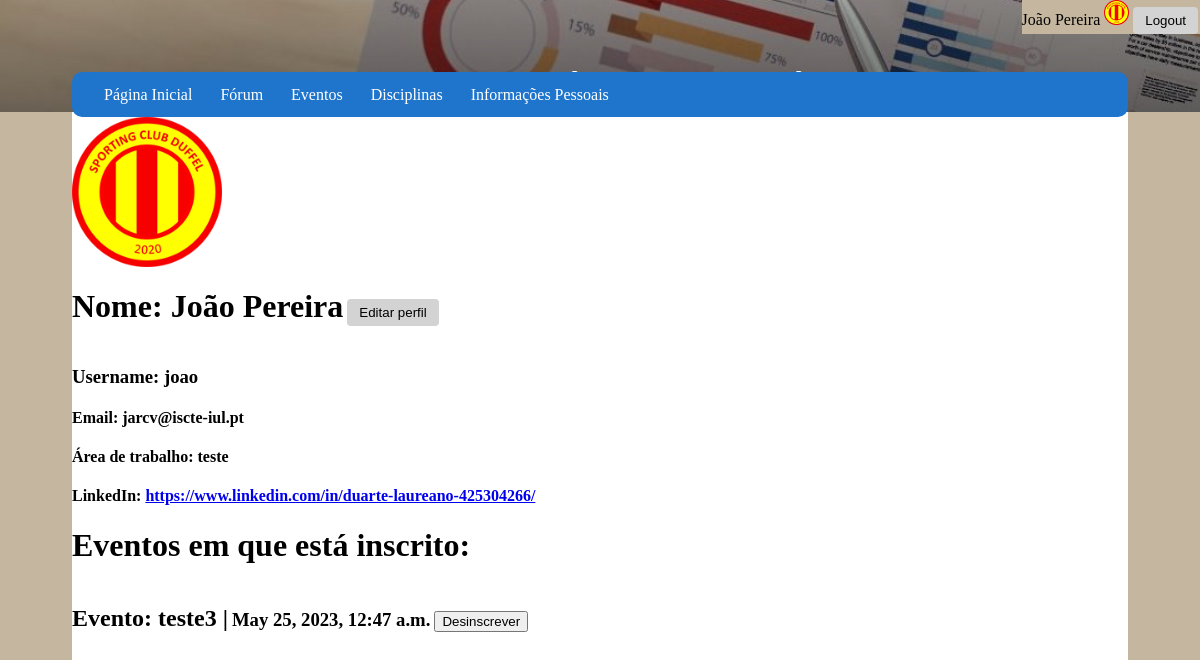
The app's page /sitemestrado/infopessoal (signed in), older data.
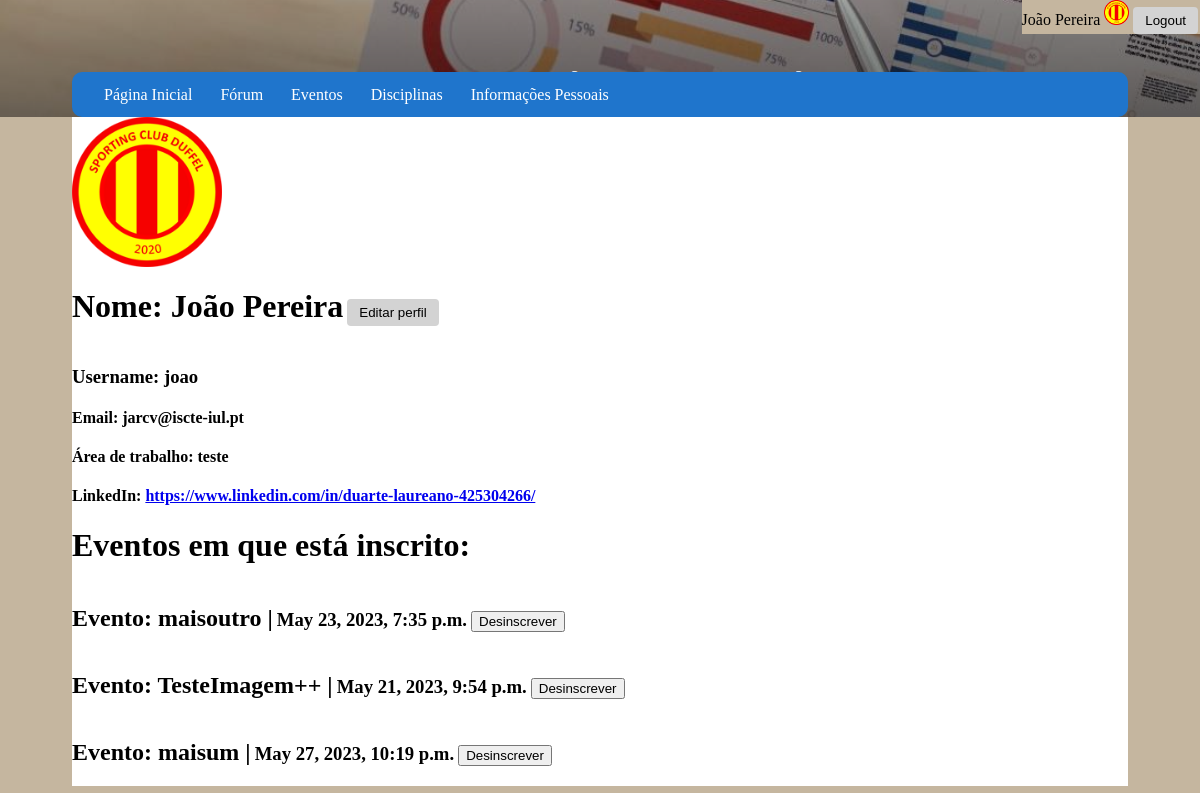
The same page, newer data.
### sitemestrado/models.py (models this page shows, shortened)
class Evento(models.Model):
    evento_nome = models.CharField(max_length=200)
    evento_conteudo = models.TextField()
    evento_data = models.DateTimeField()
    evento_local = models.CharField(max_length=200)
    evento_capa = models.TextField()
    evento_autor = models.CharField(max_length=200)
    evento_autor_id = models.IntegerField()
    evento_nr_inscritos = models.IntegerField(default=0)
    participantes_alunos = models.ManyToManyField('Aluno',related_name='eventos', default = None)
    @property
    def is_past_due(self):
       return timezone.now() > self.evento_data

### sitemestrado/views.py (the view)
# urls.py: path('infopessoal', views.infopessoal, name="infopessoal"),
def infopessoal(request):
    noticias_list = Noticia.objects.order_by('-noticia_data_pub')
    if request.user.aluno:
        eventos_list = request.user.aluno.eventos.all()
    context = {
         'noticias_list' : noticias_list,
         'eventos_list' : eventos_list
    }
    return render(request, 'sitemestrado/infopessoal.html', context)

### sitemestrado/templates/sitemestrado/infopessoal.html (shortened to what this page needs)
{% extends "sitemestrado/index.html" %}
{% load static %}
{% block content %}
<div class="infopessoal-container">
  <div class="fotoperfil-container">
  {% if request.user.aluno.imagem %}
    <img src="{{ request.user.aluno.imagem }}" height="150px">
  {% else %}
    <img src="{% static '/imagens/defaultprofilepic.png' %}" height="150px">
  {% endif %}
  </div>
  <div class="info-container">
  <h1 style="display: inline-block"> Nome: {{ request.user.first_name }} {{ request.user.last_name }} </h1> <button class="buttons-default" onclick="window.open('editarinfopessoal','_self')"> Editar perfil</button>
  <h3> Username: {{ request.user.username }} </h3>
  <h4> Email: {{ request.user.email }} </h4>
  {% if request.user.aluno %}
    <h4> Área de trabalho: {{ request.user.aluno.area_trab }} </h4>
    <h4> LinkedIn: <a style="color: -webkit-link; text-decoration: underline;" href="{{ request.user.aluno.linkedin }} target=" target="_blank"> {{ request.user.aluno.linkedin }} </a> </h4>
  {% endif %}
  {% if eventos_list %}
  <h1> Eventos em que está inscrito: </h1>
        {% for evento in eventos_list %}
          <a href="{% url 'sitemestrado:detalheevento' evento.id %}">
            <h2 style="display: inline-block"> Evento: {{ evento.evento_nome }} | </h2> <h3 style="display: inline-block"> {{ evento.evento_data }} </h3>
          </a>
          <div style="display: inline-block">
            {% if not evento.is_past_due %}
              <form action="{% url 'sitemestrado:detalheevento' evento.id %}" method="post" enctype="multipart/form-data">
                <input type="submit" value="Desinscrever"/>
              </form>
              {% endif %}
          </div>
          <br>
        {% endfor %}
  {% else %}
      <h3> Ainda não participaste em nenhum evento </h3>
  {% endif %}
  </div>
</div>
{% endblock %}

Row changes from the older to the newer data that the page shows:
no longer on this page (row edited): Evento: evento_nome "teste3", evento_data "May 25, 2023, 12:47 a.m."
now on this page (row edited): Evento: evento_nome "maisoutro", evento_data "May 23, 2023, 7:35 p.m."
now on this page (row edited): Evento: evento_nome "TesteImagem++", evento_data "May 21, 2023, 9:54 p.m."
added Evento: evento_nome "maisum", evento_data "May 27, 2023, 10:19 p.m."
